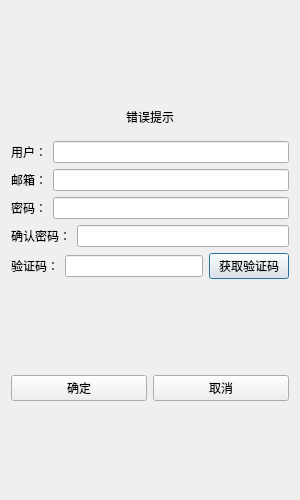
<?xml version="1.0" encoding="UTF-8"?>
<ui version="4.0">
 <class>RegisterDialog</class>
 <widget class="QDialog" name="RegisterDialog">
  <property name="geometry">
   <rect>
    <x>0</x>
    <y>0</y>
    <width>300</width>
    <height>500</height>
   </rect>
  </property>
  <property name="minimumSize">
   <size>
    <width>300</width>
    <height>500</height>
   </size>
  </property>
  <property name="maximumSize">
   <size>
    <width>300</width>
    <height>500</height>
   </size>
  </property>
  <property name="windowTitle">
   <string>Dialog</string>
  </property>
  <layout class="QVBoxLayout" name="verticalLayout">
   <item>
    <spacer name="verticalSpacer">
     <property name="orientation">
      <enum>Qt::Vertical</enum>
     </property>
     <property name="sizeHint" stdset="0">
      <size>
       <width>20</width>
       <height>123</height>
      </size>
     </property>
    </spacer>
   </item>
   <item>
    <widget class="QWidget" name="widget" native="true">
     <layout class="QVBoxLayout" name="verticalLayout_2">
      <item>
       <widget class="QLabel" name="tip_label">
        <property name="text">
         <string>错误提示</string>
        </property>
        <property name="alignment">
         <set>Qt::AlignCenter</set>
        </property>
       </widget>
      </item>
     </layout>
    </widget>
   </item>
   <item>
    <layout class="QHBoxLayout" name="horizontalLayout">
     <item>
      <widget class="QLabel" name="label">
       <property name="text">
        <string>用户：</string>
       </property>
      </widget>
     </item>
     <item>
      <widget class="QLineEdit" name="lineEdit"/>
     </item>
    </layout>
   </item>
   <item>
    <layout class="QHBoxLayout" name="horizontalLayout_2">
     <item>
      <widget class="QLabel" name="label_2">
       <property name="text">
        <string>邮箱：</string>
       </property>
      </widget>
     </item>
     <item>
      <widget class="QLineEdit" name="email_edit"/>
     </item>
    </layout>
   </item>
   <item>
    <layout class="QHBoxLayout" name="horizontalLayout_3">
     <item>
      <widget class="QLabel" name="label_3">
       <property name="text">
        <string>密码：</string>
       </property>
      </widget>
     </item>
     <item>
      <widget class="QLineEdit" name="lineEdit_Passwd">
       <property name="echoMode">
        <enum>QLineEdit::Password</enum>
       </property>
      </widget>
     </item>
    </layout>
   </item>
   <item>
    <layout class="QHBoxLayout" name="horizontalLayout_4">
     <item>
      <widget class="QLabel" name="label_4">
       <property name="text">
        <string>确认密码：</string>
       </property>
      </widget>
     </item>
     <item>
      <widget class="QLineEdit" name="lineEdit_Confirm">
       <property name="echoMode">
        <enum>QLineEdit::Password</enum>
       </property>
      </widget>
     </item>
    </layout>
   </item>
   <item>
    <layout class="QHBoxLayout" name="horizontalLayout_6">
     <item>
      <widget class="QLabel" name="label_5">
       <property name="text">
        <string>验证码：</string>
       </property>
      </widget>
     </item>
     <item>
      <widget class="QLineEdit" name="lineEdit_5"/>
     </item>
     <item>
      <widget class="QPushButton" name="get_code">
       <property name="text">
        <string>获取验证码</string>
       </property>
      </widget>
     </item>
    </layout>
   </item>
   <item>
    <spacer name="verticalSpacer_2">
     <property name="orientation">
      <enum>Qt::Vertical</enum>
     </property>
     <property name="sizeHint" stdset="0">
      <size>
       <width>20</width>
       <height>124</height>
      </size>
     </property>
    </spacer>
   </item>
   <item>
    <layout class="QHBoxLayout" name="horizontalLayout_5">
     <item>
      <widget class="QPushButton" name="pushButton_2">
       <property name="text">
        <string>确定</string>
       </property>
      </widget>
     </item>
     <item>
      <widget class="QPushButton" name="pushButton_3">
       <property name="text">
        <string>取消</string>
       </property>
      </widget>
     </item>
    </layout>
   </item>
   <item>
    <spacer name="verticalSpacer_3">
     <property name="orientation">
      <enum>Qt::Vertical</enum>
     </property>
     <property name="sizeHint" stdset="0">
      <size>
       <width>20</width>
       <height>123</height>
      </size>
     </property>
    </spacer>
   </item>
  </layout>
 </widget>
 <resources/>
 <connections/>
</ui>
